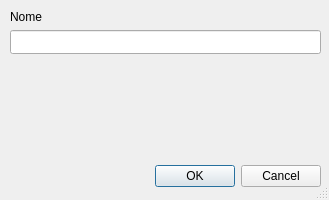
<?xml version="1.0" encoding="UTF-8"?>
<ui version="4.0">
 <class>point</class>
 <widget class="QDialog" name="point">
  <property name="geometry">
   <rect>
    <x>0</x>
    <y>0</y>
    <width>329</width>
    <height>200</height>
   </rect>
  </property>
  <property name="sizePolicy">
   <sizepolicy hsizetype="Fixed" vsizetype="Fixed">
    <horstretch>0</horstretch>
    <verstretch>0</verstretch>
   </sizepolicy>
  </property>
  <property name="windowTitle">
   <string>Dialog</string>
  </property>
  <property name="windowIcon">
   <iconset resource="res.qrc">
    <normaloff>:/icon/res/Earth-Scan-icon.png</normaloff>:/icon/res/Earth-Scan-icon.png</iconset>
  </property>
  <property name="sizeGripEnabled">
   <bool>true</bool>
  </property>
  <widget class="QDialogButtonBox" name="buttonBox">
   <property name="geometry">
    <rect>
     <x>-20</x>
     <y>160</y>
     <width>341</width>
     <height>32</height>
    </rect>
   </property>
   <property name="orientation">
    <enum>Qt::Horizontal</enum>
   </property>
   <property name="standardButtons">
    <set>QDialogButtonBox::Cancel|QDialogButtonBox::Ok</set>
   </property>
  </widget>
  <widget class="QLabel" name="label_7">
   <property name="geometry">
    <rect>
     <x>10</x>
     <y>10</y>
     <width>57</width>
     <height>14</height>
    </rect>
   </property>
   <property name="text">
    <string>Nome</string>
   </property>
  </widget>
  <widget class="QLineEdit" name="name">
   <property name="geometry">
    <rect>
     <x>10</x>
     <y>30</y>
     <width>311</width>
     <height>24</height>
    </rect>
   </property>
  </widget>
  <widget class="gbcoordinates" name="widget" native="true">
   <property name="geometry">
    <rect>
     <x>10</x>
     <y>60</y>
     <width>311</width>
     <height>91</height>
    </rect>
   </property>
   <property name="focusPolicy">
    <enum>Qt::NoFocus</enum>
   </property>
  </widget>
 </widget>
 <customwidgets>
  <customwidget>
   <class>gbcoordinates</class>
   <extends>QWidget</extends>
   <header>gbcoordinates.h</header>
   <container>1</container>
  </customwidget>
 </customwidgets>
 <tabstops>
  <tabstop>name</tabstop>
  <tabstop>widget</tabstop>
  <tabstop>buttonBox</tabstop>
 </tabstops>
 <resources>
  <include location="res.qrc"/>
 </resources>
 <connections/>
</ui>
